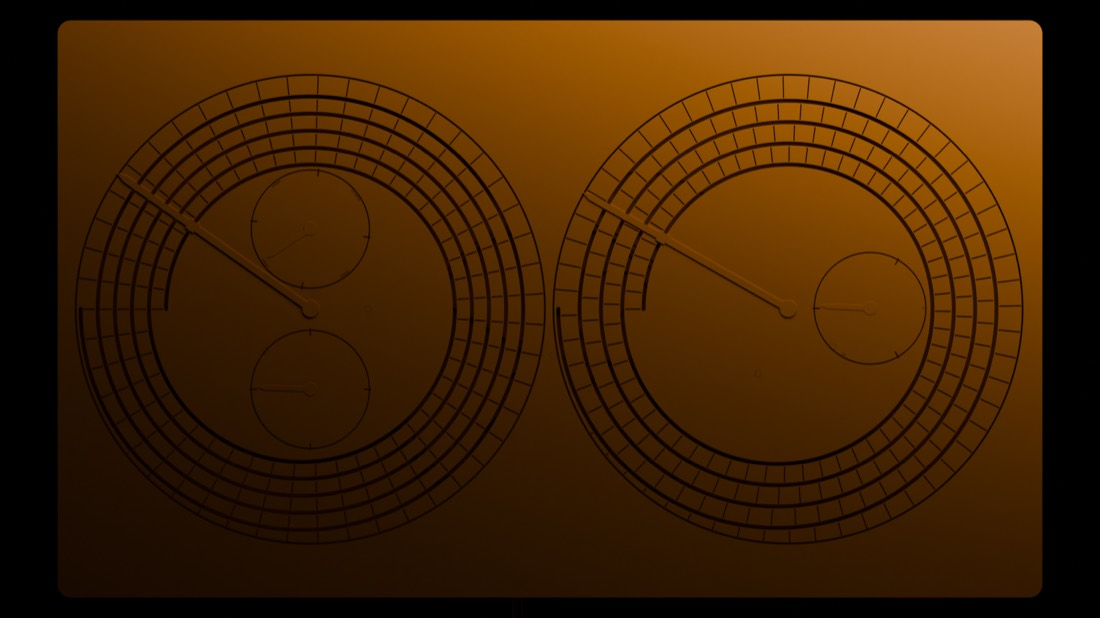
#> input picture tools/dossier/back.jpg, 1100 x 618 px
$ python -i overlay.py   (imports and definitions only)
#> lines starting #> are read from the running program, lines starting #| are printed output that depends on the picture
#!/usr/bin/env python3
# -*- coding: utf-8 -*-
"""Habillage du film « Le ciel dans une boîte » : charte des textes incrustés par le montage.

Source unique de la charte (polices, tailles, couleurs, boîtes, ombre portée, zones de l'écran, animations) pour les
callouts, le compteur « Temps écoulé » et les sous-titres. Elle reprend l'identité des schémas 2D
(tools/explainer/diagrams.py) et des incrustations (tools/explainer/inserts.py) : parchemin, encre, bronze, or,
violet « hypothèse », vert-de-gris « modèle » (mêmes couleurs que la page web docs/lire/).

Dépend seulement de Pillow (pas de matplotlib) : importable depuis n'importe quel script de montage.

  ~/voxtral-tts/bin/python tools/explainer/overlay.py style
        écrit build/out/explainer/film/overlay_style.json et des planches d'exemple dans
        build/out/explainer/film/overlay_samples/ (compteur, callouts, sous-titre, planche sur une image de la machine)
  ~/voxtral-tts/bin/python tools/explainer/overlay.py counter --crank 2.31 --out /tmp/c.png
  ~/voxtral-tts/bin/python tools/explainer/overlay.py callout --text "Station" --kind normal --out /tmp/a.png
  ~/voxtral-tts/bin/python tools/explainer/overlay.py subtitle --text "Voici notre reconstruction." --out /tmp/s.png

API Python (images RGBA 1920x1080, alpha droit, prêtes pour un overlay ffmpeg) :
  counter_text(crank)                      -> « 2 ans 113 j »
  render_counter(crank, alpha=1.0)
  render_callouts([{'text': ..., 'sub': ..., 'kind': 'normal|hyp|modele|illustration|exemple'}], zone='haut_droite')
  render_subtitle(texte, alpha=1.0)        (retours à la ligne du .srt respectés, sinon coupure automatique)
  add_shadow(image)                        (ombre portée de la charte, calculée sur l'alpha du calque)
"""
from __future__ import annotations

import argparse
import json
import math
import sys
import unicodedata
from functools import lru_cache
from pathlib import Path

from PIL import Image, ImageChops, ImageDraw, ImageFilter, ImageFont

ROOT = Path(__file__).resolve().parents[2]
FONT_DIR = ROOT / 'build' / 'cache' / 'fonts'
FILM = ROOT / 'build' / 'out' / 'explainer' / 'film'
W, H, FPS = 1920, 1080, 25

# ----------------------------------------------------------------------------- charte (source unique)
PALETTE = {
    'parchemin': '#F3EAD8',       # fond des schémas plein écran (diagrams.BG)
    'papier': '#FBF5EA',          # boîtes, cartes (diagrams.PAPER)
    'encre': '#2A2118',           # texte principal (diagrams.INK)
    'encre_douce': '#6B5B47',     # texte secondaire (diagrams.MUTED)
    'filet': '#E0CFAF',           # filets fins (diagrams.RULE)
    'filet_fort': '#CDB48A',      # bord des boîtes (diagrams.RULE_STRONG)
    'bronze': '#9A6B2F',          # titres en petites capitales, grec (diagrams.BRONZE)
    'bronze_fort': '#7A4614',     # étiquettes « illustration » / « exemple » (page web --bronze-strong)
    'or': '#C8963E',              # barre d'accent, médaillons, surlignage (diagrams.GOLD)
    'laiton': '#EDD9AA',          # fond surligné (diagrams.BRASS)
    'hypothese': '#62529A',       # violet « hypothèse » (diagrams.HYP, page web --hyp)
    'modele': '#2C7263',          # vert-de-gris « calculé par notre modèle » (page web --verdigris)
    'alerte': '#A2381F',          # épave, mise en garde (page web --alert)
    'grave': '#3A2915',           # lettres gravées (page web --engrave)
    'eclipse_lune': '#2A4F80',    # Σ (page web --glyph-moon)
    'eclipse_soleil': '#9A4A08',  # Η (page web --glyph-sun)
}

FONTS = {   # clé -> (fichier dans build/cache/fonts, famille, style)
    'sans': ('IBMPlexSans-Regular.ttf', 'IBM Plex Sans', 'Regular'),
    'sansm': ('IBMPlexSans-Medium.ttf', 'IBM Plex Sans', 'Medium'),
    'sansb': ('IBMPlexSans-SemiBold.ttf', 'IBM Plex Sans', 'SemiBold'),
    'sansi': ('IBMPlexSans-Italic.ttf', 'IBM Plex Sans', 'Italic'),
    'display': ('Marcellus-Regular.ttf', 'Marcellus', 'Regular'),
    'greek': ('GentiumBookPlus-Bold.ttf', 'Gentium Book Plus', 'Bold'),
    'serif': ('GentiumBookPlus-Regular.ttf', 'Gentium Book Plus', 'Regular'),
    'quote': ('GentiumBookPlus-Italic.ttf', 'Gentium Book Plus', 'Italic'),
}

SHADOW = {'dx': 0, 'dy': 6, 'sigma_px': 7.0, 'couleur': PALETTE['encre'], 'opacite': 0.42}

BOX = {   # boîte des callouts et du compteur
    'remplissage': PALETTE['papier'], 'opacite': 0.94, 'bord': PALETTE['filet_fort'], 'bord_px': 2,
    'rayon_px': 14, 'marge_px': [24, 14], 'barre_accent': {'couleur': PALETTE['or'], 'largeur_px': 6},
}

SAFE = {'x': 96, 'y': 54}           # zone de sécurité : 5 % de 1920 x 1080

TEXT = {  # clé -> (police, taille en px = corps em, couleur, interlettrage en em, capitales)
    'callout': ('sansb', 40, PALETTE['encre'], 0.0, False),
    'callout_sous': ('sans', 28, PALETTE['encre_douce'], 0.0, False),
    'mention_hyp': ('sansm', 28, PALETTE['hypothese'], 0.0, False),
    'mention_modele': ('sansm', 28, PALETTE['modele'], 0.0, False),
    'mention_illustration': ('sansi', 26, PALETTE['bronze_fort'], 0.0, False),
    'compteur_libelle': ('sansm', 28, PALETTE['encre_douce'], 0.0, False),
    'compteur_valeur': ('sansb', 40, PALETTE['encre'], 0.0, False),
    'sous_titre': ('sansm', 42, PALETTE['encre'], 0.0, False),
    'petites_capitales': ('sansb', 26, PALETTE['bronze'], 0.06, True),
}

KINDS = {  # nature d'un callout -> (style du texte secondaire, couleur de la barre d'accent)
    'normal': ('callout_sous', PALETTE['or']),
    'hyp': ('mention_hyp', PALETTE['hypothese']),
    'modele': ('mention_modele', PALETTE['modele']),
    'illustration': ('mention_illustration', PALETTE['bronze_fort']),
    'exemple': ('mention_illustration', PALETTE['bronze_fort']),
}

ZONES = {
    'compteur': {'ancre': 'haut_gauche', 'x': SAFE['x'], 'y': SAFE['y']},
    'haut_droite': {'ancre': 'haut_droite', 'x': W - SAFE['x'], 'y': SAFE['y'], 'sens': 'bas'},
    'haut_gauche': {'ancre': 'haut_gauche', 'x': SAFE['x'], 'y': 150, 'sens': 'bas'},   # sous le compteur
    'bas_gauche': {'ancre': 'bas_gauche', 'x': SAFE['x'], 'y': 876, 'sens': 'haut'},    # au-dessus des sous-titres
    'bas_droite': {'ancre': 'bas_droite', 'x': W - SAFE['x'], 'y': 876, 'sens': 'haut'},
}
STACK_GAP = 14

SUB = {'largeur_max_px': 1500, 'lignes_max': 2, 'interligne': 1.28, 'bas_px': H - SAFE['y'],
       'remplissage': PALETTE['papier'], 'opacite': 0.88, 'rayon_px': 12, 'marge_px': [26, 12],
       'car_par_ligne_max': 48}

ANIM = {'entree_images': 8, 'sortie_images': 6, 'glissement_px': 10, 'decalage_pile_images': 5,
        'courbe': 'smoothstep u*u*(3-2u)', 'tenue_min_s': 2.0}


def hexrgb(h, a=255):
    h = h.lstrip('#')
    return (int(h[0:2], 16), int(h[2:4], 16), int(h[4:6], 16), a)


def smooth(u):
    u = min(1.0, max(0.0, u))
    return u * u * (3 - 2 * u)


def font_file(key):
    return FONT_DIR / FONTS[key][0]


@lru_cache(maxsize=None)
def font(key, px):
    return ImageFont.truetype(str(font_file(key)), int(round(px)))


def is_greek(ch):
    return 'Ͱ' <= ch <= 'Ͽ' or 'ἀ' <= ch <= '῿'


# [64 lines left out: functions split_runs, text_width, draw_text, rounded_box, not called in this run]


def add_shadow(img, shadow=SHADOW):
    """Ombre portée de la charte : flou gaussien de l'alpha du calque, décalé, sous le calque."""
    a = img.getchannel('A')
    blur = a.filter(ImageFilter.GaussianBlur(shadow['sigma_px']))
    blur = ImageChops.offset(blur, shadow['dx'], shadow['dy'])
    sh = Image.new('RGBA', img.size, hexrgb(shadow['couleur']))
    sh.putalpha(blur.point(lambda v: int(v * shadow['opacite'])))
    out = Image.new('RGBA', img.size, (0, 0, 0, 0))
    out.alpha_composite(sh)
    out.alpha_composite(img)
    return out


# [17 lines left out: functions scale_alpha, counter_text, not called in this run]


COUNTER_LABEL = 'Temps écoulé : '
COUNTER_WIDEST = '10 ans 365 j'


# [251 lines left out: functions counter_box, render_counter, callout_size, draw_callout, render_callouts, wrap_subtitle and 4 more, not called in this run]


# [2 lines not run here, left out]

>>> import cv2
>>> picture = cv2.imread('../dossier/back.jpg', cv2.IMREAD_GRAYSCALE)
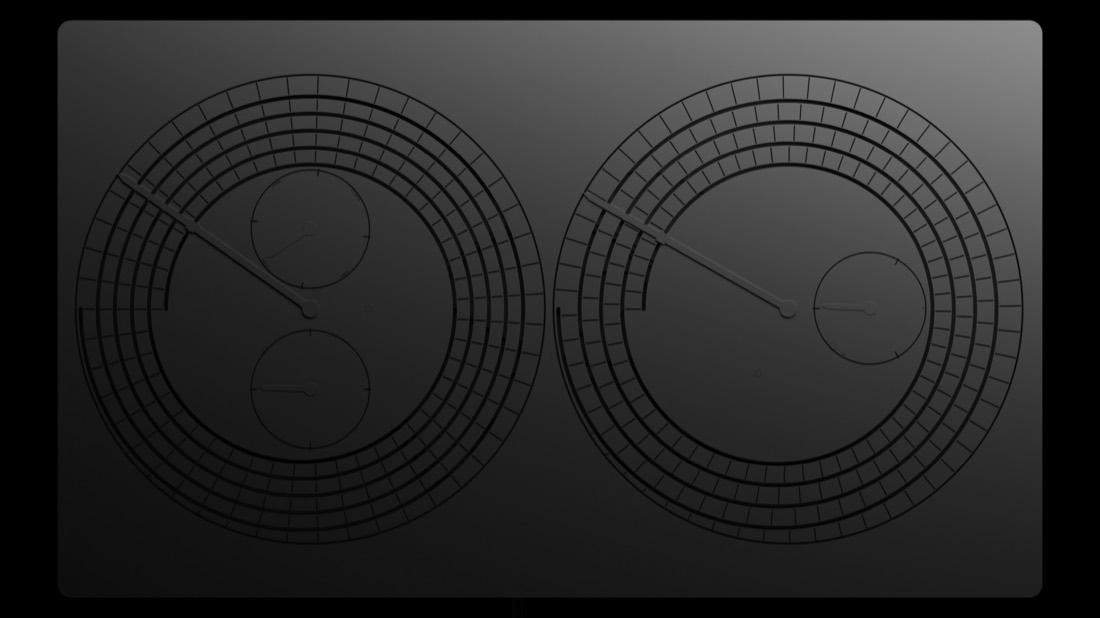
#> picture: shape (618, 1100); min 0, max 147, mean 41.1
#> (the run stopped early here; a loop or call above may not have finished)

$ run again, on tools/dossier/exploded.jpg
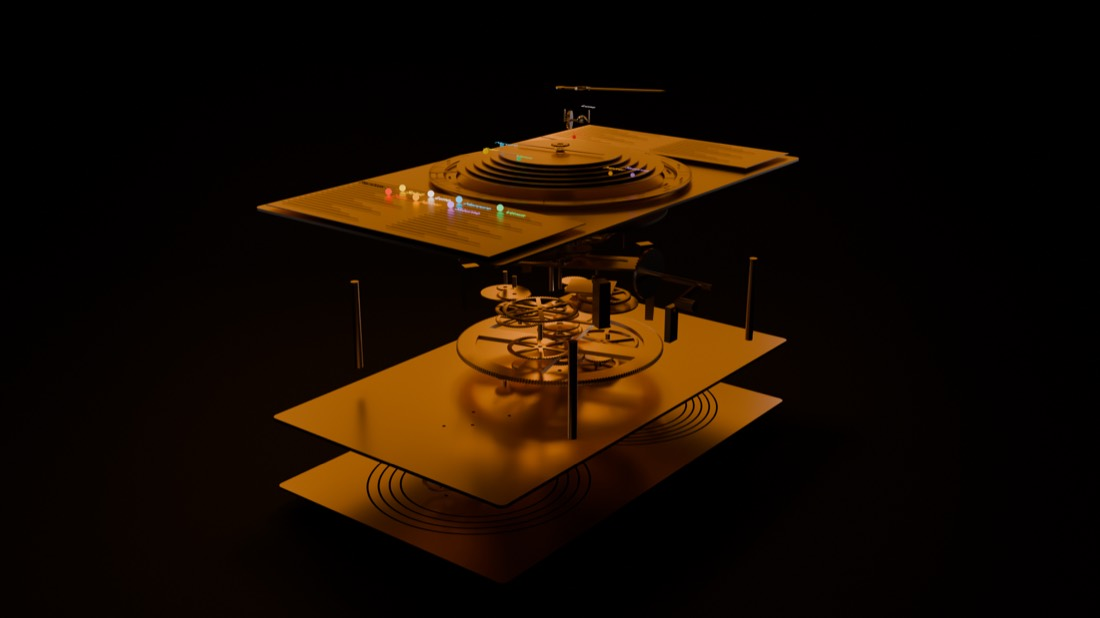
#> input picture tools/dossier/exploded.jpg, 1100 x 618 px
#> `picture = cv2.imread('../dossier/back.jpg', cv2.IMREAD_GRAYSCALE)`:
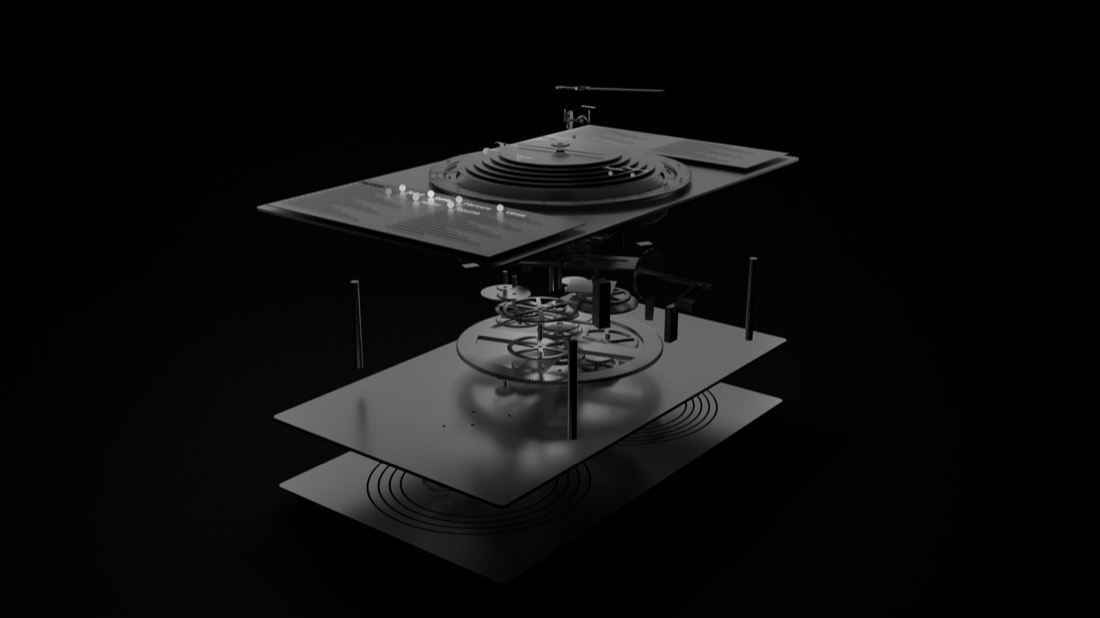
#> picture: shape (618, 1100); min 0, max 223, mean 13.7
